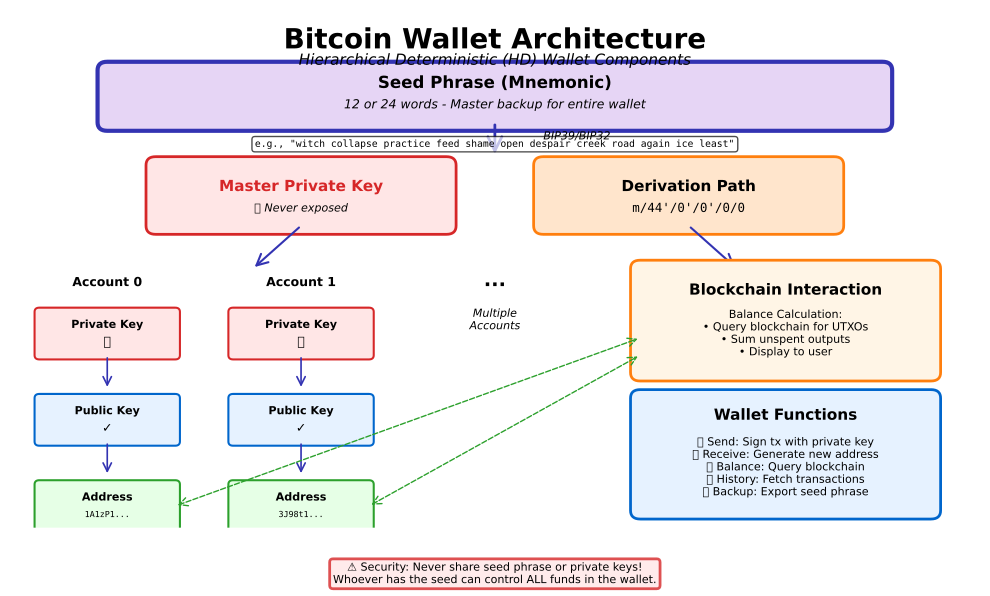

Source code (Python):
#!/usr/bin/env python3
"""
Wallet Architecture Components Diagram
Shows: seed phrase, private key, public key, address, balance
"""

import matplotlib.pyplot as plt
import matplotlib.patches as mpatches
from matplotlib.patches import FancyBboxPatch, FancyArrowPatch, Circle, Rectangle
import os

# Color palette
MLBLUE = '#0066CC'
MLORANGE = '#FF7F0E'
MLGREEN = '#2CA02C'
MLRED = '#D62728'
MLPURPLE = '#3333B2'

def create_wallet_architecture():
    """Create wallet architecture components diagram."""
    fig, ax = plt.subplots(figsize=(10, 6))
    ax.set_xlim(0, 10)
    ax.set_ylim(0, 6)
    ax.axis('off')

    # Title
    ax.text(5, 5.8, 'Bitcoin Wallet Architecture',
            fontsize=20, fontweight='bold', ha='center', va='top')
    ax.text(5, 5.5, 'Hierarchical Deterministic (HD) Wallet Components',
            fontsize=11, ha='center', va='top', style='italic')

    # Layer 1: Seed Phrase (top)
    seed_box = FancyBboxPatch((1, 4.7), 8, 0.6,
                               boxstyle="round,pad=0.1",
                               edgecolor=MLPURPLE, facecolor='#E6D5F5',
                               linewidth=3)
    ax.add_patch(seed_box)
    ax.text(5, 5.15, 'Seed Phrase (Mnemonic)', fontsize=12, ha='center', va='center', fontweight='bold')
    ax.text(5, 4.9, '12 or 24 words - Master backup for entire wallet', fontsize=9, ha='center', va='center', style='italic')
    ax.text(5, 4.5, 'e.g., "witch collapse practice feed shame open despair creek road again ice least"',
            fontsize=7, ha='center', va='top', family='monospace',
            bbox=dict(boxstyle='round', facecolor='white', alpha=0.7))

    # Arrow down
    arrow1 = FancyArrowPatch((5, 4.7), (5, 4.3),
                             arrowstyle='->', mutation_scale=25,
                             linewidth=2, color=MLPURPLE)
    ax.add_patch(arrow1)
    ax.text(5.5, 4.5, 'BIP39/BIP32', fontsize=8, style='italic')

    # Layer 2: Master Private Key
    master_box = FancyBboxPatch((1.5, 3.5), 3, 0.7,
                                 boxstyle="round,pad=0.1",
                                 edgecolor=MLRED, facecolor='#FFE6E6',
                                 linewidth=2)
    ax.add_patch(master_box)
    ax.text(3, 3.95, 'Master Private Key', fontsize=11, ha='center', va='center', fontweight='bold', color=MLRED)
    ax.text(3, 3.7, '🔒 Never exposed', fontsize=8, ha='center', va='center', style='italic')

    # Layer 2: Derivation path
    deriv_box = FancyBboxPatch((5.5, 3.5), 3, 0.7,
                                boxstyle="round,pad=0.1",
                                edgecolor=MLORANGE, facecolor='#FFE5CC',
                                linewidth=2)
    ax.add_patch(deriv_box)
    ax.text(7, 3.95, 'Derivation Path', fontsize=11, ha='center', va='center', fontweight='bold')
    ax.text(7, 3.7, "m/44'/0'/0'/0/0", fontsize=9, ha='center', va='center', family='monospace')

    # Arrows to derived keys
    arrow2a = FancyArrowPatch((3, 3.5), (2.5, 3.0),
                              arrowstyle='->', mutation_scale=20,
                              linewidth=1.5, color=MLPURPLE)
    ax.add_patch(arrow2a)

    arrow2b = FancyArrowPatch((7, 3.5), (7.5, 3.0),
                              arrowstyle='->', mutation_scale=20,
                              linewidth=1.5, color=MLPURPLE)
    ax.add_patch(arrow2b)

    # Layer 3: Child Keys (multiple accounts)
    # Account 0
    acc0_label = ax.text(1, 2.8, 'Account 0', fontsize=9, ha='center', fontweight='bold')

    pk0_box = FancyBboxPatch((0.3, 2.0), 1.4, 0.5,
                              boxstyle="round,pad=0.05",
                              edgecolor=MLRED, facecolor='#FFE6E6',
                              linewidth=1.5)
    ax.add_patch(pk0_box)
    ax.text(1, 2.35, 'Private Key', fontsize=8, ha='center', va='center', fontweight='bold')
    ax.text(1, 2.15, '🔒', fontsize=9, ha='center', va='center')

    arrow3a = FancyArrowPatch((1, 2.0), (1, 1.6),
                              arrowstyle='->', mutation_scale=15,
                              linewidth=1.2, color=MLPURPLE)
    ax.add_patch(arrow3a)

    pub0_box = FancyBboxPatch((0.3, 1.0), 1.4, 0.5,
                               boxstyle="round,pad=0.05",
                               edgecolor=MLBLUE, facecolor='#E6F2FF',
                               linewidth=1.5)
    ax.add_patch(pub0_box)
    ax.text(1, 1.35, 'Public Key', fontsize=8, ha='center', va='center', fontweight='bold')
    ax.text(1, 1.15, '✓', fontsize=9, ha='center', va='center')

    arrow4a = FancyArrowPatch((1, 1.0), (1, 0.6),
                              arrowstyle='->', mutation_scale=15,
                              linewidth=1.2, color=MLPURPLE)
    ax.add_patch(arrow4a)

    addr0_box = FancyBboxPatch((0.3, 0.0), 1.4, 0.5,
                                boxstyle="round,pad=0.05",
                                edgecolor=MLGREEN, facecolor='#E6FFE6',
                                linewidth=1.5)
    ax.add_patch(addr0_box)
    ax.text(1, 0.35, 'Address', fontsize=8, ha='center', va='center', fontweight='bold')
    ax.text(1, 0.15, '1A1zP1...', fontsize=6, ha='center', va='center', family='monospace')

    # Account 1
    acc1_label = ax.text(3, 2.8, 'Account 1', fontsize=9, ha='center', fontweight='bold')

    pk1_box = FancyBboxPatch((2.3, 2.0), 1.4, 0.5,
                              boxstyle="round,pad=0.05",
                              edgecolor=MLRED, facecolor='#FFE6E6',
                              linewidth=1.5)
    ax.add_patch(pk1_box)
    ax.text(3, 2.35, 'Private Key', fontsize=8, ha='center', va='center', fontweight='bold')
    ax.text(3, 2.15, '🔒', fontsize=9, ha='center', va='center')

    arrow3b = FancyArrowPatch((3, 2.0), (3, 1.6),
                              arrowstyle='->', mutation_scale=15,
                              linewidth=1.2, color=MLPURPLE)
    ax.add_patch(arrow3b)

    pub1_box = FancyBboxPatch((2.3, 1.0), 1.4, 0.5,
                               boxstyle="round,pad=0.05",
                               edgecolor=MLBLUE, facecolor='#E6F2FF',
                               linewidth=1.5)
    ax.add_patch(pub1_box)
    ax.text(3, 1.35, 'Public Key', fontsize=8, ha='center', va='center', fontweight='bold')
    ax.text(3, 1.15, '✓', fontsize=9, ha='center', va='center')

    arrow4b = FancyArrowPatch((3, 1.0), (3, 0.6),
                              arrowstyle='->', mutation_scale=15,
                              linewidth=1.2, color=MLPURPLE)
    ax.add_patch(arrow4b)

    addr1_box = FancyBboxPatch((2.3, 0.0), 1.4, 0.5,
                                boxstyle="round,pad=0.05",
                                edgecolor=MLGREEN, facecolor='#E6FFE6',
                                linewidth=1.5)
    ax.add_patch(addr1_box)
    ax.text(3, 0.35, 'Address', fontsize=8, ha='center', va='center', fontweight='bold')
    ax.text(3, 0.15, '3J98t1...', fontsize=6, ha='center', va='center', family='monospace')

    # Account N (...)
    ax.text(5, 2.8, '...', fontsize=14, ha='center', fontweight='bold')
    ax.text(5, 2.3, 'Multiple\nAccounts', fontsize=8, ha='center', style='italic')

    # Balance/Blockchain interaction (right side)
    blockchain_box = FancyBboxPatch((6.5, 1.8), 3, 1.2,
                                     boxstyle="round,pad=0.1",
                                     edgecolor=MLORANGE, facecolor='#FFF5E6',
                                     linewidth=2)
    ax.add_patch(blockchain_box)
    ax.text(8, 2.75, 'Blockchain Interaction', fontsize=11, ha='center', va='center', fontweight='bold')

    # Balance info
    balance_text = (
        'Balance Calculation:\n'
        '• Query blockchain for UTXOs\n'
        '• Sum unspent outputs\n'
        '• Display to user'
    )
    ax.text(8, 2.25, balance_text, fontsize=8, ha='center', va='center')

    # Connection arrows
    arrow_bc1 = FancyArrowPatch((1.7, 0.25), (6.5, 2.2),
                                arrowstyle='<->', mutation_scale=15,
                                linewidth=1, color=MLGREEN, linestyle='dashed')
    ax.add_patch(arrow_bc1)

    arrow_bc2 = FancyArrowPatch((3.7, 0.25), (6.5, 2.0),
                                arrowstyle='<->', mutation_scale=15,
                                linewidth=1, color=MLGREEN, linestyle='dashed')
    ax.add_patch(arrow_bc2)

    # Wallet functions box
    functions_box = FancyBboxPatch((6.5, 0.2), 3, 1.3,
                                    boxstyle="round,pad=0.1",
                                    edgecolor=MLBLUE, facecolor='#E6F2FF',
                                    linewidth=2)
    ax.add_patch(functions_box)
    ax.text(8, 1.3, 'Wallet Functions', fontsize=11, ha='center', va='center', fontweight='bold')

    functions_text = (
        '📤 Send: Sign tx with private key\n'
        '📥 Receive: Generate new address\n'
        '💰 Balance: Query blockchain\n'
        '📜 History: Fetch transactions\n'
        '🔄 Backup: Export seed phrase'
    )
    ax.text(8, 0.7, functions_text, fontsize=8, ha='center', va='center')

    # Security note at bottom
    security_note = (
        '⚠️ Security: Never share seed phrase or private keys!\n'
        'Whoever has the seed can control ALL funds in the wallet.'
    )
    ax.text(5, -0.4, security_note,
            fontsize=8, ha='center', va='top',
            bbox=dict(boxstyle='round', facecolor='#FFE6E6', alpha=0.8, edgecolor=MLRED, linewidth=2))

    plt.tight_layout()
    return fig

def main():
    """Generate and save the wallet architecture diagram."""
    # Create output directory if it doesn't exist
    output_dir = os.path.dirname(os.path.abspath(__file__))

    # Generate chart
    fig = create_wallet_architecture()

    # Save as PDF
    output_path = os.path.join(output_dir, '05_wallet_architecture.pdf')
    fig.savefig(output_path, format='pdf', dpi=300, bbox_inches='tight')
    print(f"Chart saved to: {output_path}")

    plt.close()

if __name__ == "__main__":
    main()
